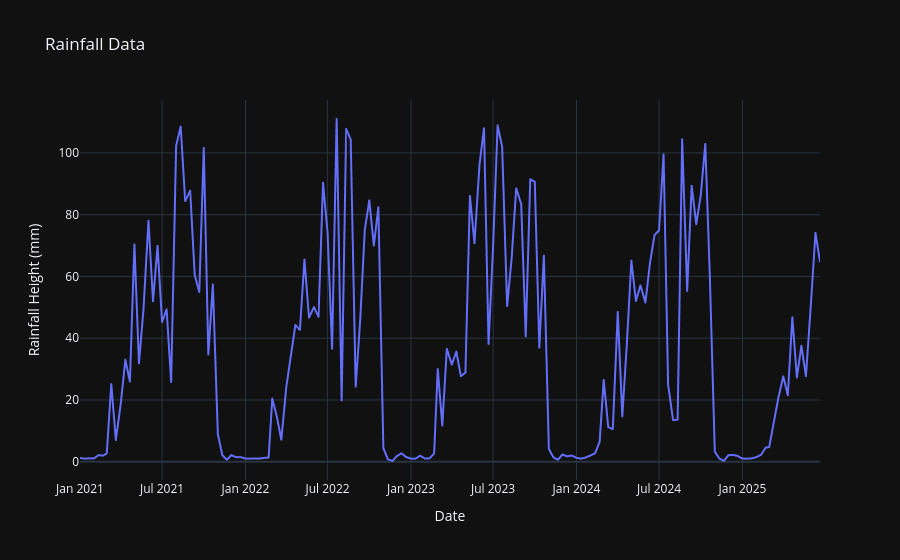

The notebook cell saved with this chart:
### Code cell
import plotly.express as px
px.line(df, x = 'date', y = 'rfh', title='Rainfall Data', labels={'date': 'Date', 'rfh': 'Rainfall Height (mm)'})

### Figure 1 — Plotly figure (JSON) as saved in the notebook; plotly's stock layout.template omitted (floating-point values rounded to 4 significant figures; data arrays with more than 128 entries replaced by an {"elided": "..."} marker saying what was removed)
{"data": [{"hovertemplate": "Date=%{x}<br>Rainfall Height (mm)=%{y}<extra></extra>", "legendgroup": "", "line": {"color": "#636efa", "dash": "solid"}, "marker": {"symbol": "circle"}, "mode": "lines", "name": "", "showlegend": false, "type": "scattergl", "x": {"elided": "1633 str values"}, "xaxis": "x", "y": {"elided": "1633 float values"}, "yaxis": "y"}], "layout": {"legend": {"tracegroupgap": 0}, "title": {"text": "Rainfall Data"}, "xaxis": {"anchor": "y", "domain": [0, 1], "title": {"text": "Date"}}, "yaxis": {"anchor": "x", "domain": [0, 1], "title": {"text": "Rainfall Height (mm)"}}}}
